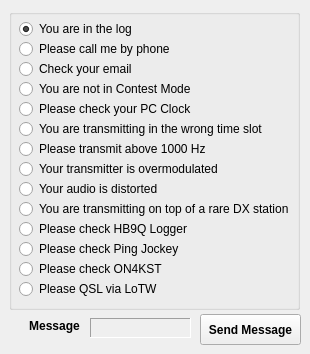
   <widget class="QWidget" name="tab_MSG">
    <attribute name="title">
     <string>General</string>
    </attribute>
    <widget class="QPushButton" name="genButton">
     <property name="geometry">
      <rect>
       <x>200</x>
       <y>314</y>
       <width>101</width>
       <height>31</height>
      </rect>
     </property>
     <property name="font">
      <font>
       <bold>true</bold>
      </font>
     </property>
     <property name="text">
      <string>Send Message</string>
     </property>
    </widget>
    <widget class="QGroupBox" name="groupBox_5">
     <property name="geometry">
      <rect>
       <x>9</x>
       <y>9</y>
       <width>291</width>
       <height>301</height>
      </rect>
     </property>
     <property name="title">
      <string/>
     </property>
     <widget class="QRadioButton" name="message1">
      <property name="geometry">
       <rect>
        <x>10</x>
        <y>10</y>
        <width>251</width>
        <height>20</height>
       </rect>
      </property>
      <property name="text">
       <string>You are in the log</string>
      </property>
      <property name="checked">
       <bool>true</bool>
      </property>
     </widget>
     <widget class="QRadioButton" name="message2">
      <property name="geometry">
       <rect>
        <x>10</x>
        <y>30</y>
        <width>251</width>
        <height>20</height>
       </rect>
      </property>
      <property name="text">
       <string>Please call me by phone</string>
      </property>
     </widget>
     <widget class="QRadioButton" name="message3">
      <property name="geometry">
       <rect>
        <x>10</x>
        <y>50</y>
        <width>251</width>
        <height>20</height>
       </rect>
      </property>
      <property name="text">
       <string>Check your email</string>
      </property>
     </widget>
     <widget class="QRadioButton" name="message4">
      <property name="geometry">
       <rect>
        <x>10</x>
        <y>70</y>
        <width>251</width>
        <height>20</height>
       </rect>
      </property>
      <property name="text">
       <string>You are not in Contest Mode</string>
      </property>
     </widget>
     <widget class="QRadioButton" name="message5">
      <property name="geometry">
       <rect>
        <x>10</x>
        <y>90</y>
        <width>251</width>
        <height>20</height>
       </rect>
      </property>
      <property name="text">
       <string>Please check your PC Clock</string>
      </property>
     </widget>
     <widget class="QRadioButton" name="message6">
      <property name="geometry">
       <rect>
        <x>10</x>
        <y>110</y>
        <width>251</width>
        <height>20</height>
       </rect>
      </property>
      <property name="text">
       <string>You are transmitting in the wrong time slot</string>
      </property>
     </widget>
     <widget class="QRadioButton" name="message7">
      <property name="geometry">
       <rect>
        <x>10</x>
        <y>130</y>
        <width>251</width>
        <height>20</height>
       </rect>
      </property>
      <property name="text">
       <string>Please transmit above 1000 Hz</string>
      </property>
     </widget>
     <widget class="QRadioButton" name="message8">
      <property name="geometry">
       <rect>
        <x>10</x>
        <y>150</y>
        <width>251</width>
        <height>20</height>
       </rect>
      </property>
      <property name="text">
       <string>Your transmitter is overmodulated</string>
      </property>
     </widget>
     <widget class="QRadioButton" name="message9">
      <property name="geometry">
       <rect>
        <x>10</x>
        <y>170</y>
        <width>251</width>
        <height>20</height>
       </rect>
      </property>
      <property name="text">
       <string>Your audio is distorted</string>
      </property>
     </widget>
     <widget class="QRadioButton" name="message10">
      <property name="geometry">
       <rect>
        <x>10</x>
        <y>190</y>
        <width>271</width>
        <height>20</height>
       </rect>
      </property>
      <property name="text">
       <string>You are transmitting on top of a rare DX station</string>
      </property>
     </widget>
     <widget class="QRadioButton" name="message11">
      <property name="geometry">
       <rect>
        <x>10</x>
        <y>210</y>
        <width>251</width>
        <height>20</height>
       </rect>
      </property>
      <property name="text">
       <string>Please check HB9Q Logger</string>
      </property>
     </widget>
     <widget class="QRadioButton" name="message12">
      <property name="geometry">
       <rect>
        <x>10</x>
        <y>230</y>
        <width>251</width>
        <height>20</height>
       </rect>
      </property>
      <property name="text">
       <string>Please check Ping Jockey</string>
      </property>
     </widget>
     <widget class="QRadioButton" name="message13">
      <property name="geometry">
       <rect>
        <x>10</x>
        <y>250</y>
        <width>251</width>
        <height>20</height>
       </rect>
      </property>
      <property name="text">
       <string>Please check ON4KST</string>
      </property>
     </widget>
     <widget class="QRadioButton" name="message14">
      <property name="geometry">
       <rect>
        <x>10</x>
        <y>270</y>
        <width>251</width>
        <height>20</height>
       </rect>
      </property>
      <property name="text">
       <string>Please QSL via LoTW</string>
      </property>
     </widget>
    </widget>
    <widget class="QLabel" name="messageLabel4">
     <property name="geometry">
      <rect>
       <x>90</x>
       <y>318</y>
       <width>101</width>
       <height>20</height>
      </rect>
     </property>
     <property name="font">
      <font>
       <bold>true</bold>
      </font>
     </property>
     <property name="autoFillBackground">
      <bool>false</bool>
     </property>
     <property name="frameShape">
      <enum>QFrame::Panel</enum>
     </property>
     <property name="frameShadow">
      <enum>QFrame::Sunken</enum>
     </property>
     <property name="text">
      <string/>
     </property>
     <property name="alignment">
      <set>Qt::AlignCenter</set>
     </property>
    </widget>
    <widget class="QLabel" name="label33_2">
     <property name="geometry">
      <rect>
       <x>24</x>
       <y>318</y>
       <width>61</width>
       <height>16</height>
      </rect>
     </property>
     <property name="font">
      <font>
       <bold>true</bold>
      </font>
     </property>
     <property name="text">
      <string>Message</string>
     </property>
     <property name="alignment">
      <set>Qt::AlignCenter</set>
     </property>
    </widget>
   </widget>
